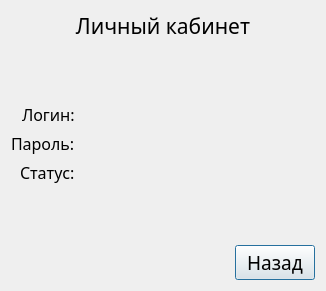
<?xml version="1.0" encoding="UTF-8"?>
<ui version="4.0">
 <class>InfoUser</class>
 <widget class="QDialog" name="InfoUser">
  <property name="geometry">
   <rect>
    <x>0</x>
    <y>0</y>
    <width>326</width>
    <height>291</height>
   </rect>
  </property>
  <property name="font">
   <font>
    <family>Mongolian Baiti</family>
   </font>
  </property>
  <property name="windowTitle">
   <string>Dialog</string>
  </property>
  <layout class="QVBoxLayout" name="verticalLayout">
   <item>
    <widget class="QLabel" name="mainLabel">
     <property name="font">
      <font>
       <family>Mongolian Baiti</family>
       <pointsize>16</pointsize>
      </font>
     </property>
     <property name="text">
      <string>Личный кабинет</string>
     </property>
     <property name="alignment">
      <set>Qt::AlignCenter</set>
     </property>
    </widget>
   </item>
   <item>
    <spacer name="verticalSpacer_2">
     <property name="orientation">
      <enum>Qt::Vertical</enum>
     </property>
     <property name="sizeHint" stdset="0">
      <size>
       <width>20</width>
       <height>40</height>
      </size>
     </property>
    </spacer>
   </item>
   <item>
    <layout class="QFormLayout" name="formLayout">
     <property name="labelAlignment">
      <set>Qt::AlignRight|Qt::AlignTrailing|Qt::AlignVCenter</set>
     </property>
     <item row="0" column="0">
      <widget class="QLabel" name="label">
       <property name="font">
        <font>
         <family>Mongolian Baiti</family>
         <pointsize>12</pointsize>
        </font>
       </property>
       <property name="text">
        <string>Логин:</string>
       </property>
      </widget>
     </item>
     <item row="0" column="1">
      <widget class="QLabel" name="labelLogin">
       <property name="font">
        <font>
         <family>Mongolian Baiti</family>
         <pointsize>12</pointsize>
        </font>
       </property>
       <property name="text">
        <string/>
       </property>
      </widget>
     </item>
     <item row="1" column="0">
      <widget class="QLabel" name="label_3">
       <property name="font">
        <font>
         <family>Mongolian Baiti</family>
         <pointsize>12</pointsize>
        </font>
       </property>
       <property name="text">
        <string>Пароль:</string>
       </property>
      </widget>
     </item>
     <item row="1" column="1">
      <widget class="QLabel" name="labelPassword">
       <property name="font">
        <font>
         <family>Mongolian Baiti</family>
         <pointsize>12</pointsize>
        </font>
       </property>
       <property name="text">
        <string/>
       </property>
      </widget>
     </item>
     <item row="2" column="0">
      <widget class="QLabel" name="label_5">
       <property name="font">
        <font>
         <family>Mongolian Baiti</family>
         <pointsize>12</pointsize>
        </font>
       </property>
       <property name="text">
        <string>Статус:</string>
       </property>
      </widget>
     </item>
     <item row="2" column="1">
      <widget class="QLabel" name="labelStatus">
       <property name="font">
        <font>
         <family>Mongolian Baiti</family>
         <pointsize>12</pointsize>
        </font>
       </property>
       <property name="text">
        <string/>
       </property>
      </widget>
     </item>
    </layout>
   </item>
   <item>
    <spacer name="verticalSpacer">
     <property name="orientation">
      <enum>Qt::Vertical</enum>
     </property>
     <property name="sizeHint" stdset="0">
      <size>
       <width>20</width>
       <height>40</height>
      </size>
     </property>
    </spacer>
   </item>
   <item>
    <layout class="QHBoxLayout" name="horizontalLayout">
     <item>
      <spacer name="horizontalSpacer">
       <property name="orientation">
        <enum>Qt::Horizontal</enum>
       </property>
       <property name="sizeHint" stdset="0">
        <size>
         <width>40</width>
         <height>20</height>
        </size>
       </property>
      </spacer>
     </item>
     <item>
      <widget class="QPushButton" name="accept">
       <property name="font">
        <font>
         <family>Mongolian Baiti</family>
         <pointsize>14</pointsize>
        </font>
       </property>
       <property name="text">
        <string>Назад</string>
       </property>
       <property name="shortcut">
        <string>Return</string>
       </property>
      </widget>
     </item>
    </layout>
   </item>
  </layout>
 </widget>
 <resources/>
 <connections>
  <connection>
   <sender>accept</sender>
   <signal>clicked()</signal>
   <receiver>InfoUser</receiver>
   <slot>reject()</slot>
   <hints>
    <hint type="sourcelabel">
     <x>275</x>
     <y>270</y>
    </hint>
    <hint type="destinationlabel">
     <x>162</x>
     <y>145</y>
    </hint>
   </hints>
  </connection>
 </connections>
</ui>
